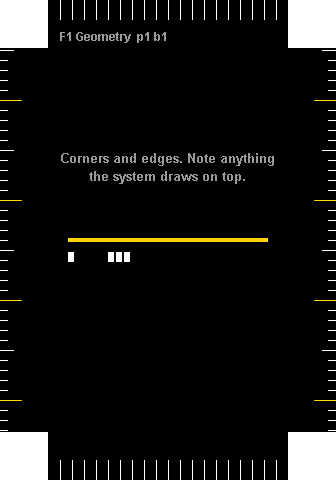
#> input picture plugins/miband-dev/tools/face-calib/faces/band10pro/f1-geometry/assets/bg.png, 336 x 480 px
$ python -i measure_face.py   (imports and definitions only)
#> lines starting #> are read from the running program, lines starting #| are printed output that depends on the picture; after the words box and inside, x2 and y2 are one past the last pixel; in counts of white or black regions, pixels touching at a corner belong together
#!/usr/bin/env python3
"""Face calibration kit: measure photos of the calibration faces and write the `face` section.

    python3 measure_face.py run PHOTO [PHOTO ...] --device <id> [--page N] [--dry-run]   (a device with layouts/<id>.json)
    python3 measure_face.py set PATH VALUE --source TEXT --device ...     # an observation (face.* path)
    python3 measure_face.py show --device ...                             # every face fact and its status
    python3 measure_face.py seed --device ...                             # add the kit's facts as unknown
    python3 measure_face.py selftest [--device X] [--spec S.json]          # synthetic end-to-end check (default:
                                          band11, band10pro and the synthetic circle / rect in tools/vela-calib/test/specs)

Where it writes (all in your workspace, never next to this script; see ../vela-calib/workspace.py):
  <workspace>/devices/<model>/profile.json, the "face" key only (nothing else in the file is touched; the
  quick-app kit, tools/vela-calib, owns the rest and keeps "face" when it rewrites the file)
  evidence: <workspace>/devices/<model>/evidence-face/<photo>.json (one per photo; the profile is rebuilt from
               all of them, newest photo per page wins; kept apart from the quick-app evidence/)

Reading a photo reuses the quick-app kit (tools/vela-calib/measure.py, imported read-only): the
yellow scale bar and yellow 100 px ticks give a rough similarity, every ruler tick's inner end then
feeds a homography (band px -> photo px), camera bloom is estimated from the tick thickness, and the
screen is rectified to 8 px per band px. The page barcode says which face (and normal / always-on
view) the photo shows. Each sample of that page (layouts/<model>.json, written by gen.py) is then
measured: swatches, digit and frame cells (their value is in 4 bit squares), placement targets,
image-format tiles, Lua status squares, the capsule ends / corners / round edge, the edge combs and
the top strip. Faces for any device other than the Band 10 / 11 (212 x 520, band10-toolkit's own
target) are experimental until a photo of F1 on that device measures (see README.md).
"""
import argparse
import datetime
import json
import math
import os
import sys

import cv2
import numpy as np
from PIL import Image, ImageDraw, ImageFont

HERE = os.path.dirname(os.path.abspath(__file__))
sys.dont_write_bytecode = True  # never write a __pycache__ into tools/vela-calib
sys.path.insert(0, os.path.normpath(os.path.join(HERE, '..', 'vela-calib')))
import measure as vm  # noqa: E402  (read-only reuse: Fit, Rect, read_barcode, corner/comb/swatch/ramp)
import workspace as ws  # noqa: E402  (where profiles and evidence are read and written)

S = vm.S
WS = None  # --workspace (None: $MIBAND_WORKSPACE or the nearest folder with devices/)
SCHEMA = 'vela-device-profile/2'


# ---------------------------------------------------------------------------------------------
# small helpers on the rectified image
# ---------------------------------------------------------------------------------------------
# [14 lines left out: function cname, not called in this run]


def mean_rgb(R, x0, y0, x1, y1):
    rgb, _ = R.mean(x0, y0, x1, y1)
    return [float(v) for v in rgb]


def luma(rgb):
    return 0.299 * rgb[0] + 0.587 * rgb[1] + 0.114 * rgb[2]


# [300 lines left out: functions read_code, pink_span, lines_hv, m_number, m_imagelist, m_digits and 10 more, not called in this run]


MEASURE = {'number': m_number, 'imagelist': m_imagelist, 'digits': m_digits, 'status': m_status, 'presence': m_presence,
           'tile': m_tile, 'blend': m_blend, 'target': m_target, 'comb': m_comb, 'overlay': m_overlay,
           'corner': lambda R, s, L: vm.measure_corner(R, s), 'swatch': lambda R, s, L: vm.measure_swatch(R, s),
           'round': lambda R, s, L: vm.measure_round(R, s),
           'ramp': lambda R, s, L: vm.measure_ramp(R, s)}


def isolate_screen(img, aspect=2.45):
    """Blank everything outside the band's screen: the photo's background can outscore the rulers on
    "yellow" (a tan table, an orange frame in daylight, Band 11 round 2, 2026-09-29), and vm.Fit's
    thresholds are percentiles of the whole photo. The screen is the largest dark region (black panel +
    bezel) with the content holes filled; the mask is its convex hull. Returns
    (image, found)."""
#> called with aspect = 2.45
    expect = aspect
    small = cv2.resize(img, None, fx=0.25, fy=0.25, interpolation=cv2.INTER_AREA)
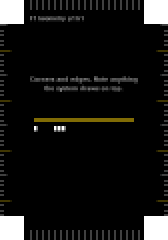
#> small: shape (120, 84, 3) (shown 2 times larger); mean R, G, B 20.3, 20.1, 18.8
    lum = cv2.GaussianBlur(cv2.cvtColor(small, cv2.COLOR_RGB2GRAY), (0, 0), 2)
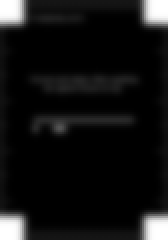
#> lum: shape (120, 84) (shown 2 times larger); min 0, max 255, mean 19.9
    dark = (lum < 55).astype(np.uint8)
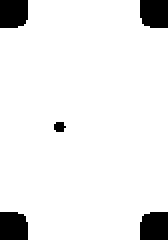
#> dark: shape (120, 84) (shown 2 times larger); values 0 (black) and 1 (white), 92.4% white; 5 black regions, box (x1, y1, x2, y2) and area: (0, 0, 14, 14) 187, (70, 0, 84, 14) 186, (0, 106, 14, 120) 186, (70, 106, 84, 120) 186, (27, 61, 33, 66) 24
    dark = cv2.morphologyEx(dark, cv2.MORPH_OPEN, np.ones((5, 5), np.uint8))
    n, lab, st, _ = cv2.connectedComponentsWithStats(dark, 8)
#> n = 2; st = [[0, 0, 84, 120, 769], [0, 0, 84, 120, 9311]]
    best, score = None, 0.0
    H, W = lum.shape
#> H = 120; W = 84
    for i in range(1, n):
        x, y, w, h, a = st[i]
        if a < 0.01 * H * W or x == 0 or y == 0 or x + w >= W or y + h >= H:
            continue                                  # tiny, or touching the photo edge (background)
        comp = (lab[y:y + h, x:x + w] == i).astype(np.uint8)
        cnts, _ = cv2.findContours(comp, cv2.RETR_EXTERNAL, cv2.CHAIN_APPROX_SIMPLE)
        hull = cv2.convexHull(max(cnts, key=cv2.contourArea))
        solidity = a / max(cv2.contourArea(hull), 1)
        (_, _), (rw, rh), _ = cv2.minAreaRect(hull)
        aspect = max(rw, rh) / max(1, min(rw, rh))
        # the band's dark region (screen + bezel) roughly has the screen's aspect: a tall band 1.2-3.5,
        # a round or square watch 1.0-1.5
        lo, hi = (1.2, 3.5) if expect > 1.3 else (1.0, 1.5)
        sc = cv2.contourArea(hull) * (1.0 if lo < aspect < hi else 0.2) * (0.5 + min(solidity, 1))
        if sc > score:
            best, score = (x, y, hull), sc
#> this loop made 1 pass
#> after the loop, score = 0
    if best is None:
        return img, False
    x, y, hull = best
    hull = (hull + np.array([x, y])).astype(np.float32)
    c = hull.reshape(-1, 2).mean(0)
    hull = ((hull - c) * 1.0 + c) * 4   # no growth: the dark region already includes the bezel, and any white
                                         # case let in lifts vm.Fit's brightness percentile above dim AOD ticks
    mask = np.zeros(img.shape[:2], np.uint8)
    cv2.fillPoly(mask, [hull.astype(np.int32)], 1)
    return img * mask[..., None], True


ROTATIONS = {None: None, 'cw90': cv2.ROTATE_90_CLOCKWISE, 'ccw90': cv2.ROTATE_90_COUNTERCLOCKWISE, '180': cv2.ROTATE_180}


# [337 lines left out: functions exif_exposure, exif_time, measure_photo, apply_face, not called in this run]


# ---------------------------------------------------------------------------------------------
# profile files
# ---------------------------------------------------------------------------------------------
FACE_FACTS = [
    'screen.hidden_px.left', 'screen.hidden_px.right', 'screen.hidden_px.top', 'screen.hidden_px.bottom',
    'screen.corner_radius_px', 'screen.status_overlay', 'screen.status_clear_top_px',
    'colour.floor.grey', 'colour.floor.grey_background', 'colour.floor.grey_rgba32', 'colour.floor.grey_lua', 'colour.floor.red', 'colour.floor.green',
    'colour.floor.blue', 'colour.floor.surface',
    'image.encoding.png_indexed', 'image.encoding.png_rgba32', 'image.alpha_over_black', 'image.alpha_over_element',
    'lua.runs', 'lua.image_format', 'lua.image_zoom', 'lua.api_status', 'lua.placement_offset_px', 'lua.canvas_px',
    'lua.dataman_scale', 'lua.time_matches_widget', 'lua.label_draws', 'lua.timer_runs', 'lua.runs_on_aod',
    'widgets.placement_offset_px', 'widgets.number.align', 'widgets.number_anchor_fixed', 'widgets.number.spacing_px',
    'widgets.number.pads_to_count', 'widgets.number.leading_zero', 'widgets.number.unit_gap_px', 'widgets.number.second_updates',
    'widgets.image_list.fallback', 'widgets.image_list.below_first', 'widgets.image_list.above_last', 'widgets.image_list.u16_values',
    'widgets.image_list_frames_same_size',
    'data_sources.weekday_sunday_zero', 'data_sources.month_one_based', 'data_sources.hour_observed',
    'data_sources.hour_follows_12_24_setting', 'data_sources.temperatureF_D031',
    'aod.shows', 'aod.dim_ratio', 'aod.colour_floor_grey', 'aod.number_widgets', 'aod.second_updates',
]


# [34 lines left out: functions profile_path, load_face, save_doc, seed, not called in this run]


# ---------------------------------------------------------------------------------------------
# synthetic self-test: render every page the way the face engine would, photograph it, measure it
# ---------------------------------------------------------------------------------------------
TRUTHS = [
    {'name': 'A', 'values': {'steps': 1234, 'battery': 57, 'hour': 9, 'minute': 5, 'second': 42, 'day': 28, 'weekday': 0, 'month': 9},
     'align': {'left': 'anchor_left', 'center': 'box_centre', 'right': 'box_right'}, 'fallback': 'floor',
     'floor': 0x30, 'dim': 0.5, 'dot': (None, 16, 5),
     'lua': {'png_rgba': 'correct', 'png8': 'correct', 'png_grey': 'correct', 'png_rgb': 'correct', 'v8_tca32': 'garbled',
             'v8_tca16': 'missing', 'v9_argb8888': 'correct', 'v9_rgb565': 'rb_swapped'},
     'zoom': {'zoom': 'scaled', 'scale': 'error'}, 'lua_on_aod': False, 'label': True},
    {'name': 'B', 'values': {'steps': 873, 'battery': 88, 'hour': 14, 'minute': 37, 'second': 3, 'day': 4, 'weekday': 3, 'month': 12},
     'align': {'left': 'anchor_left', 'center': 'anchor_centre', 'right': 'anchor_right'}, 'fallback': 'nearest',
     'floor': 0x40, 'dim': 0.35, 'dot': None,
     'lua': {'png_rgba': 'correct', 'png8': 'missing', 'png_grey': 'correct', 'png_rgb': 'correct', 'v8_tca32': 'correct',
             'v8_tca16': 'garbled', 'v9_argb8888': 'garbled', 'v9_rgb565': 'garbled'},
     'zoom': {'zoom': 'not_scaled', 'scale': 'scaled'}, 'lua_on_aod': True, 'label': False},
]


# [9 lines left out: function _paste, not called in this run]


def _png(path):
    return np.asarray(Image.open(path).convert('RGBA'))


# [127 lines left out: functions render_page, photograph, not called in this run]


SPECS = os.path.normpath(os.path.join(HERE, '..', 'vela-calib', 'test', 'specs'))


# [210 lines left out: functions selftest_layouts, selftest, _walk, main, not called in this run]


# [2 lines not run here, left out]

>>> import cv2
>>> picture = cv2.cvtColor(cv2.imread('faces/band10pro/f1-geometry/assets/bg.png'), cv2.COLOR_BGR2RGB)
>>> result = isolate_screen(picture)

$ run again, on plugins/miband-dev/tools/face-calib/faces/band10pro/f5-lists/assets/bg.png
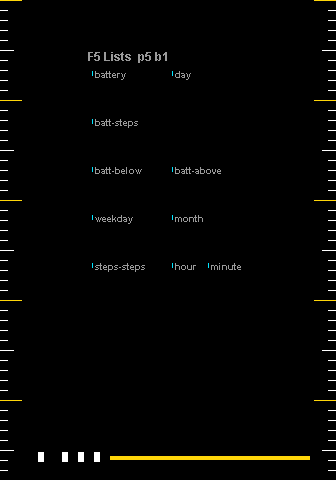
#> input picture plugins/miband-dev/tools/face-calib/faces/band10pro/f5-lists/assets/bg.png, 336 x 480 px
#> in isolate_screen, `small = cv2.resize(img, None, fx=0.25, fy=0.25, interpolation=cv2.INTE..`:
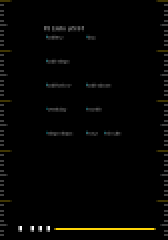
#> small: shape (120, 84, 3) (shown 2 times larger); mean R, G, B 4.2, 4.1, 2.8
#> in isolate_screen, `lum = cv2.GaussianBlur(cv2.cvtColor(small, cv2.COLOR_RGB2GRAY), (0, 0)..`:
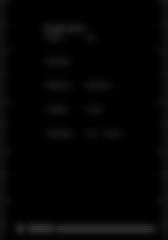
#> lum: shape (120, 84) (shown 2 times larger); min 0, max 45, mean 3.8
#> dark: shape (120, 84); every value is 1
#> lab: shape (120, 84) int32; every value is 1
#> n = 2; st = [[-1, 2147483647, 0, 0, 0], [0, 0, 84, 120, 10080]]
#> the loop in isolate_screen, `for i in range(1, n):` made 1 pass
#> after the loop in isolate_screen, `for i in range(1, n):`: score = 0
